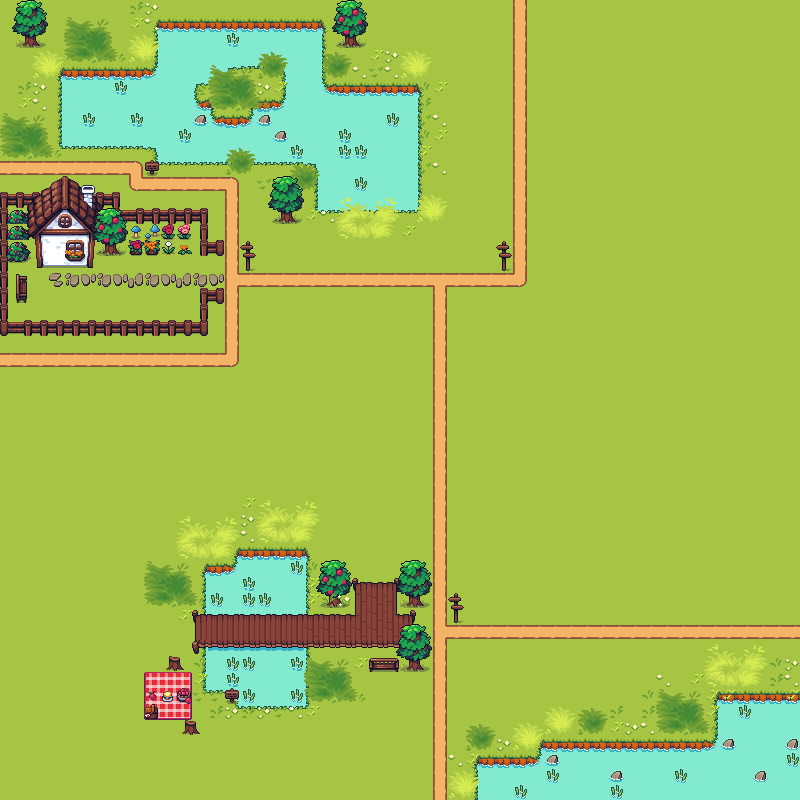

Below is a game level as drawn by its tile map, then a one-line description and the .tmx that defines it (tile-layer data replaced by summaries):
An orthogonal 50x50 tile map with 16x16 px tiles, 8 tile layers (background, walls, water, background decorations, ...), 3 tilesets and 43 objects (42x collision, player).

<map version="1.10" tiledversion="1.10.2" orientation="orthogonal" renderorder="right-down" width="50" height="50" tilewidth="16" tileheight="16" infinite="0" nextlayerid="12" nextobjectid="55">
 <tileset firstgid="1" source="nature.tsx" />
 <tileset firstgid="151" source="pont.tsx" />
 <tileset firstgid="343" source="items.tsx" />
 <layer id="1" name="background" width="50" height="50">
  <data>[2500 cells, 2500 non-empty, 1 distinct tile ids]</data>
 </layer>
 <layer id="2" name="walls" width="50" height="50">
  <data>[2500 cells, 196 non-empty, 3 distinct tile ids]</data>
 </layer>
 <layer id="3" name="water" width="50" height="50">
  <data>[2500 cells, 398 non-empty, 18 distinct tile ids]</data>
 </layer>
 <layer id="10" name="background decorations" width="50" height="50">
  <data>[2500 cells, 35 non-empty, 25 distinct tile ids]</data>
 </layer>
 <layer id="5" name="path" width="50" height="50">
  <data>[2500 cells, 125 non-empty, 7 distinct tile ids]</data>
 </layer>
 <layer id="7" name="water decorations" width="50" height="50">
  <data>[2500 cells, 336 non-empty, 76 distinct tile ids]</data>
 </layer>
 <layer id="9" name="walls decorations" width="50" height="50">
  <data>[2500 cells, 152 non-empty, 88 distinct tile ids]</data>
 </layer>
 <layer id="11" name="foreground decorations" width="50" height="50">
  <data>[2500 cells, 19 non-empty, 17 distinct tile ids]</data>
 </layer>
 <objectgroup id="6" name="Objects">
  <object id="1" name="player" x="141.5" y="292">
   <point />
  </object>
  <object id="4" type="collision" x="0" y="-6" width="799" height="6" />
  <object id="5" type="collision" x="-5" y="2" width="6" height="797" />
  <object id="6" type="collision" x="3" y="799" width="796" height="9" />
  <object id="7" type="collision" x="801" y="-2" width="8" height="799" />
  <object id="12" type="collision" x="311" y="82" width="111" height="133" />
  <object id="13" type="collision" x="151" y="19" width="176" height="149" />
  <object id="15" type="collision" x="55" y="67" width="98" height="85" />
  <object id="16" type="collision" x="713" y="691" width="96" height="117" />
  <object id="19" type="collision" x="540" y="739" width="173" height="71" />
  <object id="20" type="collision" x="474" y="758" width="66" height="49" />
  <object id="21" type="collision" x="5.5" y="198" width="90" height="62" />
  <object id="22" type="collision" x="35.5" y="211.5" width="57.5" height="53.5" />
  <object id="23" type="collision" x="98" y="215.5" width="109" height="40" />
  <object id="24" type="collision" x="16.5" y="275" width="10" height="27.5" />
  <object id="25" type="collision" x="1" y="192.5" width="5.5" height="142" />
  <object id="26" type="collision" x="95" y="197.5" width="24" height="14" />
  <object id="27" type="collision" x="1.5" y="326.5" width="204.5" height="8" />
  <object id="28" type="collision" x="200" y="290" width="7.5" height="29" />
  <object id="29" type="collision" x="201" y="295.5" width="22" height="5" />
  <object id="30" type="collision" x="200" y="247" width="23.5" height="5.5" />
  <object id="31" type="collision" x="244" y="261.5" width="7" height="8.5" />
  <object id="32" type="collision" x="281.5" y="212" width="11" height="9.5" />
  <object id="33" type="collision" x="25.5" y="35.5" width="11" height="9.5" />
  <object id="34" type="collision" x="344.5" y="36" width="12" height="9.5" />
  <object id="35" type="collision" x="502" y="263" width="4" height="6.5" />
  <object id="36" type="collision" x="408" y="659.5" width="11.5" height="10" />
  <object id="37" type="collision" x="410" y="596.5" width="10" height="8.5" />
  <object id="38" type="collision" x="454" y="611" width="3.5" height="10.5" />
  <object id="40" type="collision" x="186" y="724.5" width="9.5" height="8.5" />
  <object id="41" type="collision" x="169" y="660.5" width="10.5" height="7.5" />
  <object id="42" type="collision" x="146" y="710.5" width="11" height="7" />
  <object id="43" type="collision" x="179" y="693.5" width="10.5" height="7.5" />
  <object id="44" type="collision" x="162.5" y="697" width="10" height="4" />
  <object id="45" type="collision" x="149.5" y="695" width="5.5" height="4" />
  <object id="46" type="collision" x="225" y="691.5" width="13" height="11" />
  <object id="47" type="collision" x="370.5" y="662.5" width="27" height="6.5" />
  <object id="48" type="collision" x="329" y="596" width="11.5" height="9" />
  <object id="49" type="collision" x="149.5" y="170" width="5.5" height="5.5" />
  <object id="50" type="collision" x="203" y="565.5" width="105" height="48.5" />
  <object id="51" type="collision" x="236.5" y="550" width="71" height="14.5" />
  <object id="52" type="collision" x="204.5" y="645.5" width="102" height="45" />
  <object id="54" type="collision" x="237.5" y="692" width="69" height="15" />
 </objectgroup>
</map>
